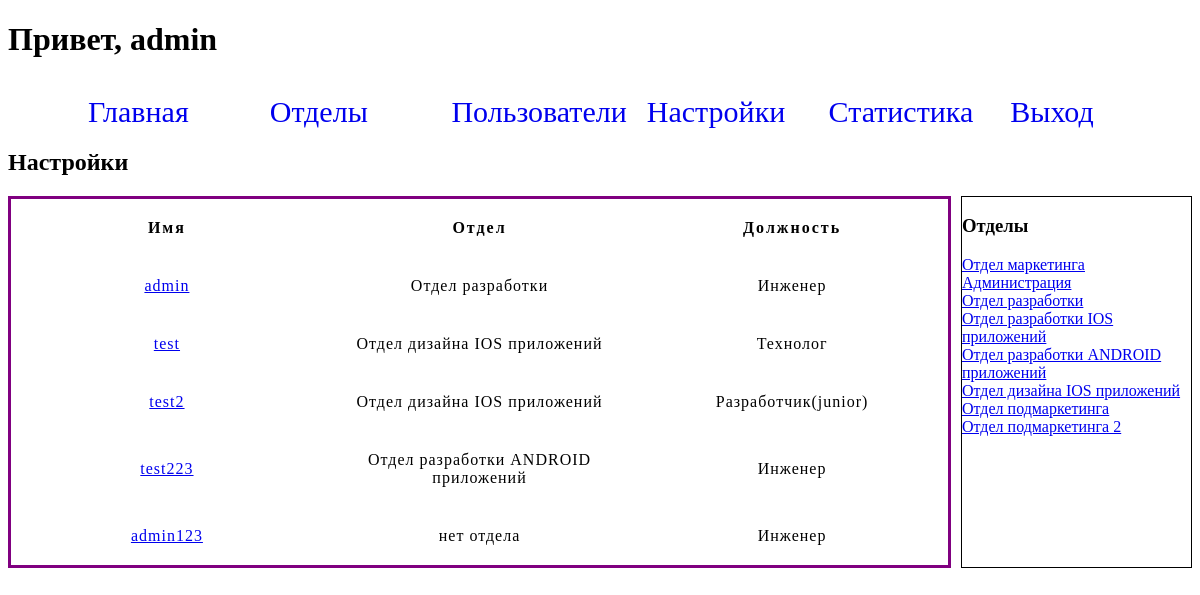
The page /setting (signed in) on the database as committed earlier.
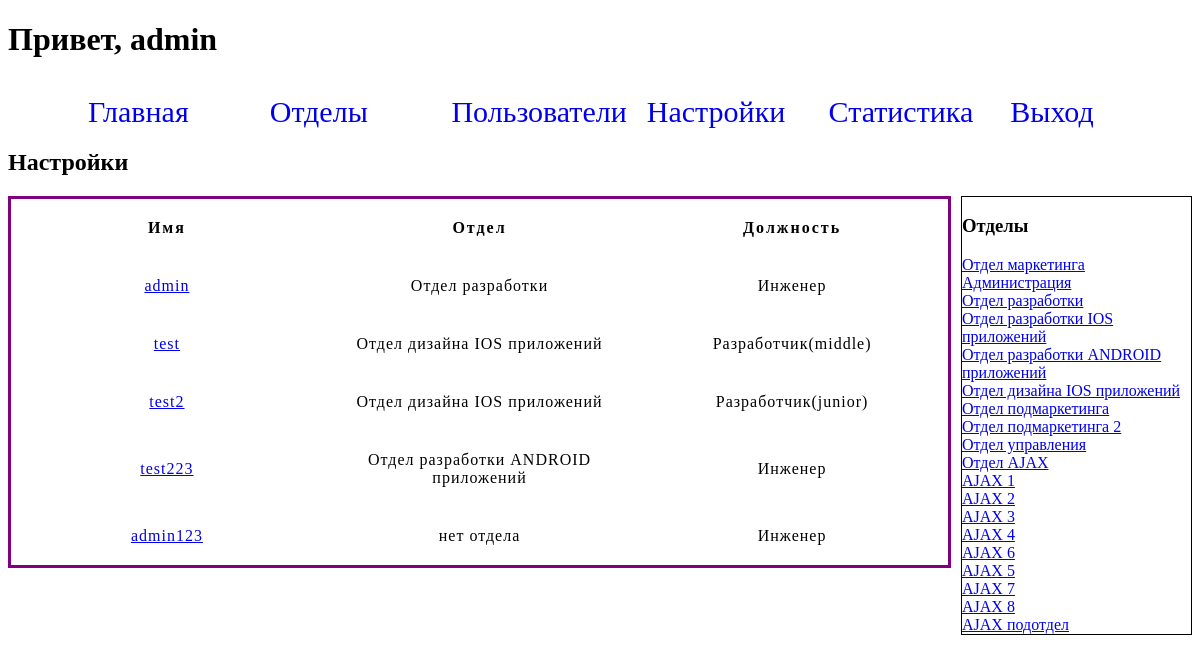
The same page on the database as committed later.
### tables this page shows
CREATE TABLE person (
    id integer primary key AUTOINCREMENT,
    name text NOT NULL UNIQUE ,
    department_id integer,
    position_id integer
);

CREATE TABLE depart (
    id integer primary key AUTOINCREMENT,
    title text NOT NULL UNIQUE ,
    parent integer NOT NUll
);

CREATE TABLE position (
    id integer primary key AUTOINCREMENT,
    title text NOT NULL UNIQUE
);

### index.py (the view)
@app.route("/setting")
def setting():
    print('gus')
    if not session.get('username', None):
        return redirect(url_for('authorization'))
    arr = {}
    for person in dbase.getPersons():
        pos_title = dbase.getPersonPosition(person['position_id'])[0]['title']
        dep_title = dbase.getPersonDepartments(person['department_id'])
        if not dep_title:
            dep_title = 'нет отдела'
            arr[person['name']] = [dep_title]
        else:
            arr[person['name']] = [dep_title[0]['title']]
        arr[person['name']].append(pos_title)
    context = {
        'persons': dbase.getPersons(),
        'arrs': arr,
        'departments': dbase.getDepartments(),
    }
    return render_template('setting.html', **context)

### FDataBase.py (called while the page is built)
    def getPersons(self) -> List:
        try:
            self.__cursor.execute("SELECT * FROM person")
            res = self.__cursor.fetchall()
            if res:
                return res
        except:
            print('Ошибочка!')
        return []

    def getDepartments(self) -> List:
        try:
            self.__cursor.execute("SELECT * FROM depart")
            res = self.__cursor.fetchall()
            if res:
                return res
        except:
            print('Ошибка')
        return []

    def getPersonPosition(self, pos_id: int) -> str:
        try:
            self.__cursor.execute(f"SELECT * FROM position WHERE position.id = {pos_id} LIMIT 1")
            res = self.__cursor.fetchall()
            if res:
                return res
        except:
            print("ОШибка")

    def getPersonDepartments(self, dep_id: int) -> str:
        try:
            self.__cursor.execute(f"SELECT * FROM depart WHERE depart.id = {dep_id} LIMIT 1")
            res = self.__cursor.fetchall()
            if res:
                return res
        except:
            print("ОШибка")

### index.py (called while the page is built)
def connect_db():
    conn = sqlite3.connect(app.config['DATABASE'])
    conn.row_factory = sqlite3.Row
    return conn

@app.before_request
def before_request():
    global dbase
    db = get_db()
    dbase = FDataBase(db)

def get_db():
    if not hasattr(g, 'link_db'):
        g.link_db = connect_db()
    return g.link_db

### templates/setting.html (shortened to what this page needs)
{% extends 'base.html' %}
{% block content %}
<h2>Настройки</h2>
<section style="display: flex; justify-content: center;">
    <div style="width: 100%">
        {% if arrs %}
<table>
  <tr>
    <th>Имя</th>
    <th>Отдел</th>
    <th>Должность</th>
  </tr>
{% for key, val in arrs.items() %}
  <tr>
    <td><a href="{{url_for('change_user', username=key)}}">{{key}}</a></td>
   {% for n in val%}
    <td>{{n}}</td>
   {% endfor %}
  </tr>
{% endfor %}
</table>
{% else %}
<h2>Нет сотрудников</h2>
{% endif %}
    </div>
     <div style="border: 1px solid black; margin-left: 10px;">
          <h3>Отделы</h3>
            {% for dep in departments %}
                <a href="{{url_for('change_department', department=dep.title, dep_par_id=dep.parent)}}">{{dep.title}}</a><br>
            {% endfor%}
     </div>
</section>
{% endblock content %}

### templates/base.html (shortened to what this page needs)
<!DOCTYPE html>
<html lang="en">
<head>
    <link rel="stylesheet" href="{{ url_for('static', filename='css/style.css') }}">
</head>
<body>
{% if session['username'] %}
<h1>Привет, {{session['username']}}</h1>
{% else %}
<h1>Неавторизованный пользователь!</h1>
{% endif %}
<menu>
    <ul>
        <li><a href="{{url_for('index')}}">Главная</a></li>
        <li><a href="{{url_for('departament')}}">Отделы</a></li>
        <li><a href="{{url_for('person')}}">Пользователи</a></li>
        <li><a href="{{url_for('setting')}}">Настройки</a></li>
        <li><a href="{{url_for('statistic')}}">Статистика</a></li>
        {%if session['username'] %}
        <li><a href="{{url_for('logout')}}">Выход</a></li>
        {% endif%}
    </ul>
</menu>
{% block content %}
{% endblock content %}
</body>
</html>

### static/css/style.css (style rules this page uses)
menu ul { display: flex; justify-content:center; }
menu ul li { list-style-type: none; margin-top: 15px; margin-right: 20px; width: 250px; }
menu ul li a { text-decoration: none; font-size: 30px; }
table { table-layout: fixed; width: 100%; border-collapse: collapse; border: 3px solid purple; }
th, td { padding: 20px; }
th { letter-spacing: 2px; }
td { letter-spacing: 1px; }
tbody td { text-align: center; }

Rows that differ between the two databases and show on the page:
changed person "test": loses position (title "Технолог"); gains position (title "Разработчик(middle)")
added depart: title "Отдел управления", shown under "Отделы"
added depart: title "Отдел AJAX", shown under "Отделы"
added depart: title "AJAX 1", shown under "Отделы"
added depart: title "AJAX 2", shown under "Отделы"
added depart: title "AJAX 3", shown under "Отделы"
added depart: title "AJAX 4", shown under "Отделы"
added depart: title "AJAX 6", shown under "Отделы"
added depart: title "AJAX 5", shown under "Отделы"
added depart: title "AJAX 7", shown under "Отделы"
added depart: title "AJAX 8", shown under "Отделы"
added depart: title "AJAX подотдел", shown under "Отделы"
